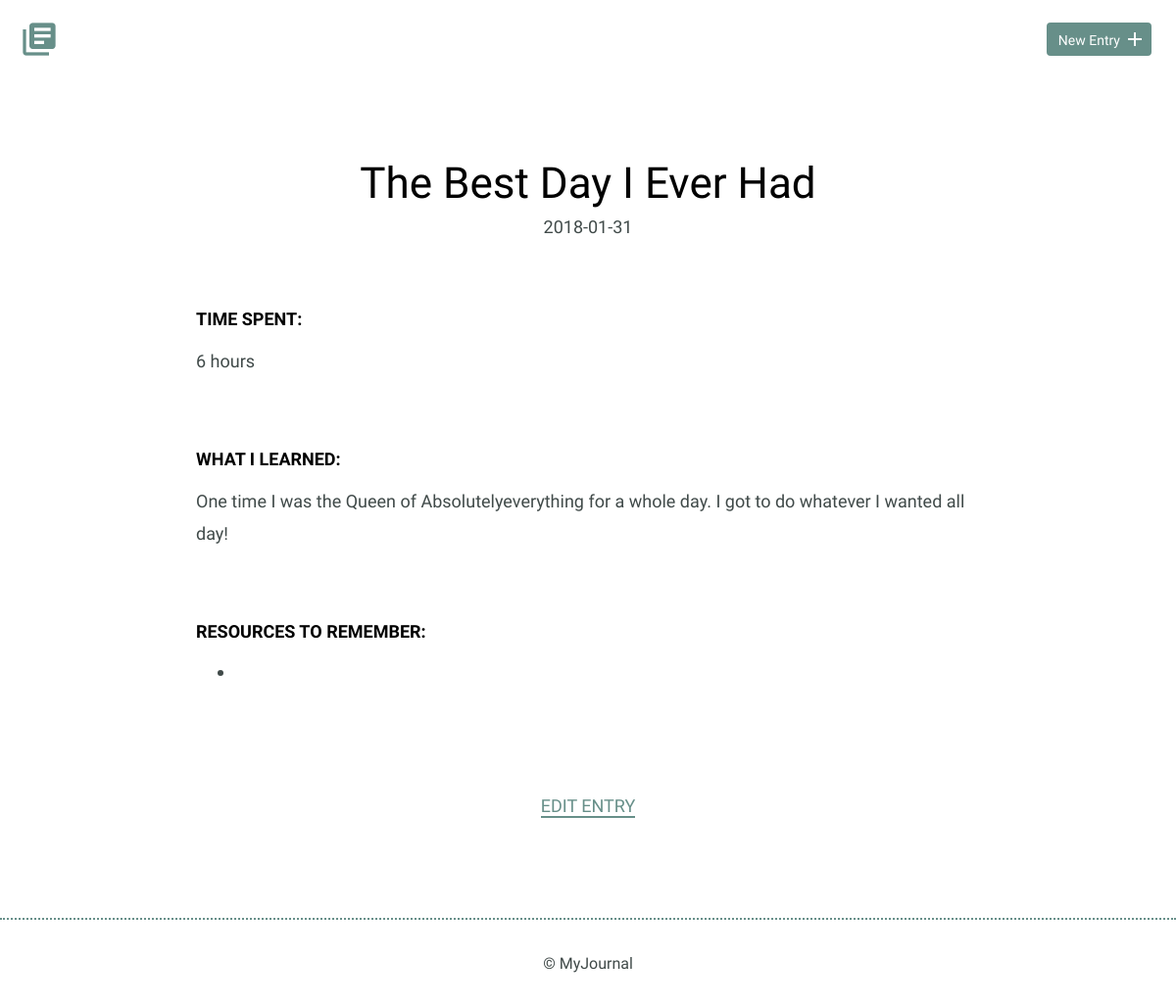
The page /detail.php?id=1 on the database as committed earlier.
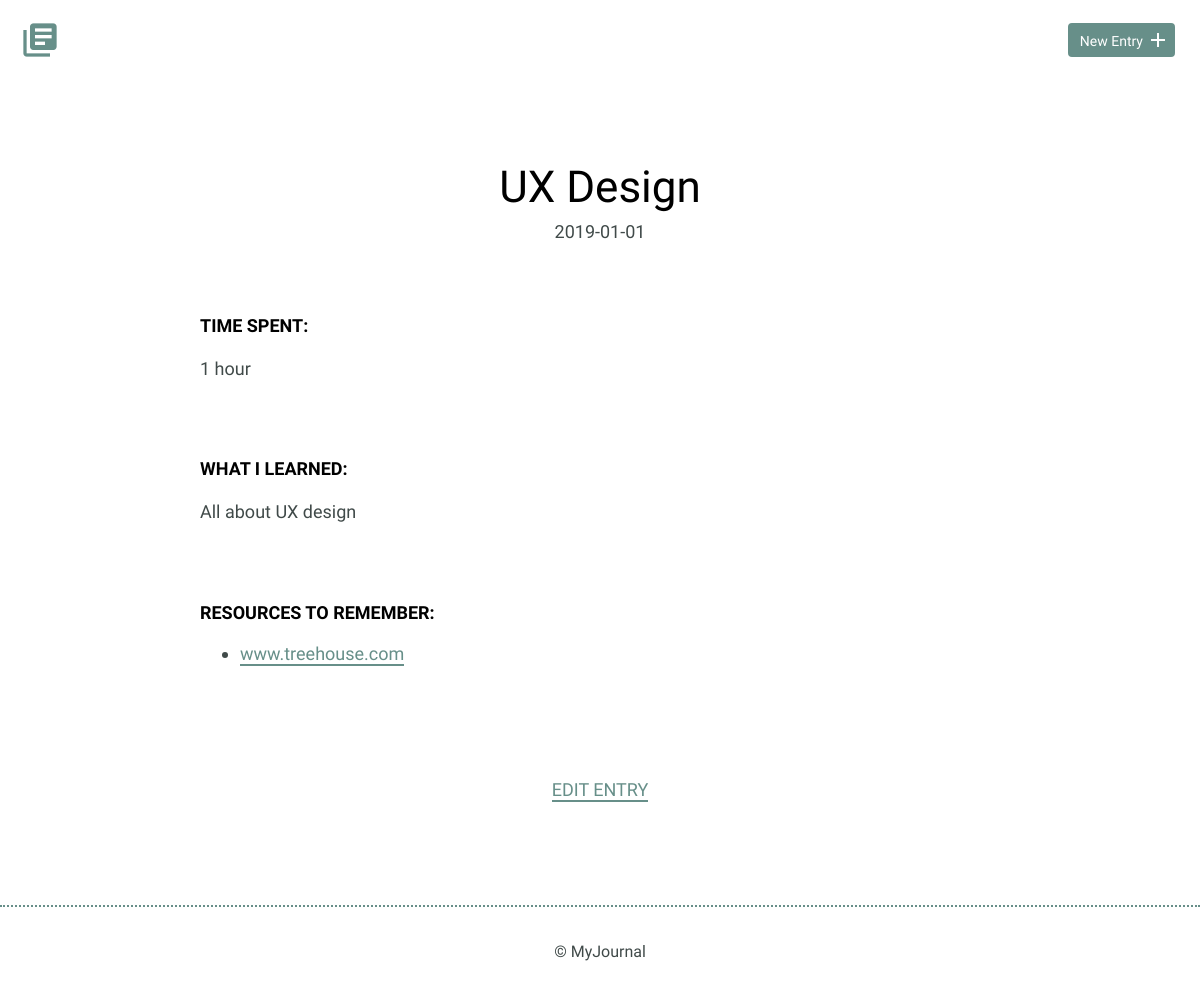
The same page on the database as committed later.
### tables this page shows
CREATE TABLE "entries" (
	`id`	INTEGER,
	`title`	TEXT,
	`date`	TEXT,
	`time_spent`	INTEGER,
	`learned`	BLOB,
	`resources`	BLOB,
	PRIMARY KEY(`id`)
);

### detail.php (the view)
<?php
if(isset($_GET['id'])) {
    $id = filter_input(INPUT_GET,'id',FILTER_SANITIZE_NUMBER_INT);
}
include("inc/connection.php");
    try {
        $results = $db->prepare('SELECT * FROM entries WHERE id = ?');
        $results->bindParam(1, $id, PDO::PARAM_INT);
        $results->execute();
    } catch (Exception $e) {
        echo "Error!: " . $e->getMessage() . "</br>";
        return false;
    }
$details = $results->fetch(PDO::FETCH_ASSOC);
include("inc/header.php");
?>
<section>
    <div class="container">
        <div class="entry-list single">
            <article>
                <h1><?php echo $details['title']; ?></h1>
                <time datetime="01-31-2018"><?php echo $details['date']; ?></time>
                <div class="entry">
                    <h3>Time Spent: </h3>
                    <p><?php echo $details['time_spent']; ?></p>
                </div>
                <div class="entry">
                    <h3>What I Learned:</h3>
                    <p><?php echo $details['learned']; ?></p>
                </div>
                <div class="entry">
                    <h3>Resources to Remember:</h3>
                    <ul>
                        <li><a href=""><?php echo $details['resources']; ?></a></li>
                    </ul>
                </div>
            </article>
        </div>
    </div>
    <div class="edit">
        <p><a href="edit.php?id=<?php echo $details['id']; ?>"> Edit Entry</a></p>
    </div>
</section>
<?php include("inc/footer.php"); ?>

### inc/header.php (shortened to what this page needs)
<html>
    <head>
        <link rel="stylesheet" href="css/normalize.css">
        <link rel="stylesheet" href="css/site.css">
    </head>
    <body>
        <header>
            <div class="container">
                <div class="site-header">
                    <a class="logo" href="index.php"><i class="material-icons">library_books</i></a>
                    <a class="button icon-right" href="new.php"><span>New Entry</span> <i class="material-icons">add</i></a>
                </div>
            </div>
        </header>

### inc/footer.php
<footer>
    <div>
        &copy; MyJournal
    </div>
</footer>
</body>
</html>

### css/site.css (style rules this page uses)
body { font-size: 16px; color: #404a49; font-family: 'Cousine', serif; font-weight: 400; }
.container { margin: 0 auto; padding: 0 25px; }
header .site-header { margin: 0 auto; height: 95px; }
header .logo i { color: #678f89; margin: 20px 0 0 -5px; float: left; font-size: 40px; }
header .button { float: right; margin: 33px 0 0 0; }
footer { text-align: center; padding: 35px 0; border-top: 2px dotted #678f89; }
.button { padding: 8px 10px 6px 10px; background: #678f89; border: 2px solid #678f89; border-radius: 4px; text-decoration: none; color: #FFF; position: relative; text-align: center; font-size: 14px; }
.button.icon-right { padding-right: 30px; top: -10px; }
.button.icon-right i { position: absolute; top: 3px; right: 3px; }
h1, h2, h3 { margin: 0; font-weight: 400; line-height: 1em; color: #000; }
h1 { font-size: 44px; margin-bottom: 12px; }
h3 { font-size: 18px; font-family: 'Work Sans', serif; font-weight: 600; text-transform: uppercase; }
p { line-height: 1.8em; font-size: 18px; }
p a { border-bottom: 2px solid #678f89; padding: 0; color: #678f89; text-decoration: none; }
ul li { line-height: 1.8em; font-size: 18px; }
ul li a { border-bottom: 2px solid #678f89; line-height: 1.8em; color: #678f89; text-decoration: none; }
.entry-list, .edit-entry, .new-entry { max-width: 800px; margin: 0 auto; padding: 70px 0 150px 0; }
.entry-list article { margin-bottom: 70px; text-align: center; }
.entry-list article:last-child { margin-bottom: 0; }
.entry-list.single { padding-bottom: 70px; }
.entry-list.single time { font-size: 18px; }
.entry { max-width: 800px; margin: 75px auto 0 auto; text-align: left; }
.entry p { margin-bottom: 40px; }
.edit { padding-bottom: 80px; text-align: center; margin: 0 auto; }
.edit a { font-weight: 400; text-transform: uppercase; font-size: 18px; }

Rows that differ between the two databases and show on the page:
changed entries: title "The Best Day I Ever Had" → "UX Design"; date "2018-01-31" → "2019-01-01"; time_spent "6 hours" → "1 hour"; learned "One time I was the Queen of Absolutelyeverything for a whole day. I got to do whatever I wanted all day!" → "All about UX design"; resources (not shown) → "www.treehouse.com"
